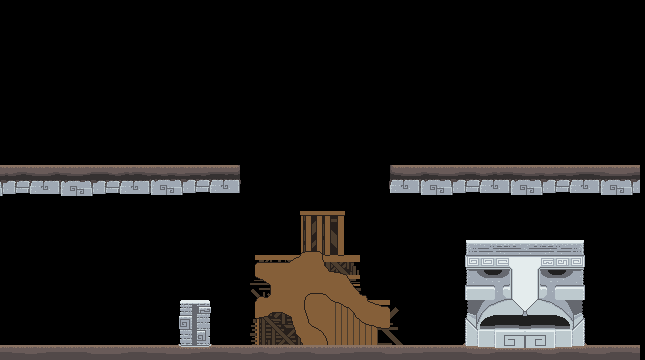

This game map was drawn from its Tiled (.tmx) file and the tilesets committed beside it. A one-line description and the full map source follow:
An orthogonal 43x24 tile map with 15x15 px tiles, 1 tile layer (plataformas), 3 tilesets and 9 objects.

<map version="1.0" tiledversion="1.1.6" orientation="orthogonal" renderorder="right-down" width="43" height="24" tilewidth="15" tileheight="15" infinite="0" nextobjectid="7">
 <tileset firstgid="1" name="collider_fase_1" tilewidth="640" tileheight="360" tilecount="1" columns="0">
  <grid orientation="orthogonal" width="1" height="1" />
  <tile id="0">
   <image width="640" height="360" source="../s_m1_tile_art.png" />
  </tile>
 </tileset>
 <tileset firstgid="2" name="fase_1_bg" tilewidth="640" tileheight="360" tilecount="1" columns="0">
  <grid orientation="orthogonal" width="1" height="1" />
  <tile id="0">
   <image width="640" height="360" source="../fase_1_bg.png" />
  </tile>
 </tileset>
 <tileset firstgid="3" name="plataformas" tilewidth="640" tileheight="360" tilecount="1" columns="1">
  <image source="../s_m1_tile_art.png" width="640" height="360" />
  <tile id="0">
   <objectgroup draworder="index">
    <object id="1" x="0.666667" y="165.667" width="239.333" height="27.6667" />
    <object id="3" x="390.333" y="165" width="249.667" height="30.3333" />
    <object id="5" x="180.333" y="300.667" width="30" height="46" />
    <object id="6" x="254" y="254.667" width="105.667" height="90.6667" />
    <object id="7" x="299.667" y="211.333" width="44.3333" height="43" />
    <object id="8" x="359.667" y="300" width="30.6667" height="45.3333" />
    <object id="9" x="465" y="239.333" width="118.667" height="108.667" />
    <object id="10" x="-1.33333" y="344" width="641.333" height="16.3333" />
   </objectgroup>
  </tile>
 </tileset>
 <group name="fase 1">
  <objectgroup name="fundo">
   <object id="6" gid="2" x="0" y="360" width="640" height="360" />
  </objectgroup>
  <layer name="plataformas" width="43" height="24">
   <data encoding="csv">
0,0,0,0,0,0,0,0,0,0,0,0,0,0,0,0,0,0,0,0,0,0,0,0,0,0,0,0,0,0,0,0,0,0,0,0,0,0,0,0,0,0,0,
0,0,0,0,0,0,0,0,0,0,0,0,0,0,0,0,0,0,0,0,0,0,0,0,0,0,0,0,0,0,0,0,0,0,0,0,0,0,0,0,0,0,0,
0,0,0,0,0,0,0,0,0,0,0,0,0,0,0,0,0,0,0,0,0,0,0,0,0,0,0,0,0,0,0,0,0,0,0,0,0,0,0,0,0,0,0,
0,0,0,0,0,0,0,0,0,0,0,0,0,0,0,0,0,0,0,0,0,0,0,0,0,0,0,0,0,0,0,0,0,0,0,0,0,0,0,0,0,0,0,
0,0,0,0,0,0,0,0,0,0,0,0,0,0,0,0,0,0,0,0,0,0,0,0,0,0,0,0,0,0,0,0,0,0,0,0,0,0,0,0,0,0,0,
0,0,0,0,0,0,0,0,0,0,0,0,0,0,0,0,0,0,0,0,0,0,0,0,0,0,0,0,0,0,0,0,0,0,0,0,0,0,0,0,0,0,0,
0,0,0,0,0,0,0,0,0,0,0,0,0,0,0,0,0,0,0,0,0,0,0,0,0,0,0,0,0,0,0,0,0,0,0,0,0,0,0,0,0,0,0,
0,0,0,0,0,0,0,0,0,0,0,0,0,0,0,0,0,0,0,0,0,0,0,0,0,0,0,0,0,0,0,0,0,0,0,0,0,0,0,0,0,0,0,
0,0,0,0,0,0,0,0,0,0,0,0,0,0,0,0,0,0,0,0,0,0,0,0,0,0,0,0,0,0,0,0,0,0,0,0,0,0,0,0,0,0,0,
0,0,0,0,0,0,0,0,0,0,0,0,0,0,0,0,0,0,0,0,0,0,0,0,0,0,0,0,0,0,0,0,0,0,0,0,0,0,0,0,0,0,0,
0,0,0,0,0,0,0,0,0,0,0,0,0,0,0,0,0,0,0,0,0,0,0,0,0,0,0,0,0,0,0,0,0,0,0,0,0,0,0,0,0,0,0,
0,0,0,0,0,0,0,0,0,0,0,0,0,0,0,0,0,0,0,0,0,0,0,0,0,0,0,0,0,0,0,0,0,0,0,0,0,0,0,0,0,0,0,
0,0,0,0,0,0,0,0,0,0,0,0,0,0,0,0,0,0,0,0,0,0,0,0,0,0,0,0,0,0,0,0,0,0,0,0,0,0,0,0,0,0,0,
0,0,0,0,0,0,0,0,0,0,0,0,0,0,0,0,0,0,0,0,0,0,0,0,0,0,0,0,0,0,0,0,0,0,0,0,0,0,0,0,0,0,0,
0,0,0,0,0,0,0,0,0,0,0,0,0,0,0,0,0,0,0,0,0,0,0,0,0,0,0,0,0,0,0,0,0,0,0,0,0,0,0,0,0,0,0,
0,0,0,0,0,0,0,0,0,0,0,0,0,0,0,0,0,0,0,0,0,0,0,0,0,0,0,0,0,0,0,0,0,0,0,0,0,0,0,0,0,0,0,
0,0,0,0,0,0,0,0,0,0,0,0,0,0,0,0,0,0,0,0,0,0,0,0,0,0,0,0,0,0,0,0,0,0,0,0,0,0,0,0,0,0,0,
0,0,0,0,0,0,0,0,0,0,0,0,0,0,0,0,0,0,0,0,0,0,0,0,0,0,0,0,0,0,0,0,0,0,0,0,0,0,0,0,0,0,0,
0,0,0,0,0,0,0,0,0,0,0,0,0,0,0,0,0,0,0,0,0,0,0,0,0,0,0,0,0,0,0,0,0,0,0,0,0,0,0,0,0,0,0,
0,0,0,0,0,0,0,0,0,0,0,0,0,0,0,0,0,0,0,0,0,0,0,0,0,0,0,0,0,0,0,0,0,0,0,0,0,0,0,0,0,0,0,
0,0,0,0,0,0,0,0,0,0,0,0,0,0,0,0,0,0,0,0,0,0,0,0,0,0,0,0,0,0,0,0,0,0,0,0,0,0,0,0,0,0,0,
0,0,0,0,0,0,0,0,0,0,0,0,0,0,0,0,0,0,0,0,0,0,0,0,0,0,0,0,0,0,0,0,0,0,0,0,0,0,0,0,0,0,0,
0,0,0,0,0,0,0,0,0,0,0,0,0,0,0,0,0,0,0,0,0,0,0,0,0,0,0,0,0,0,0,0,0,0,0,0,0,0,0,0,0,0,0,
3,0,0,0,0,0,0,0,0,0,0,0,0,0,0,0,0,0,0,0,0,0,0,0,0,0,0,0,0,0,0,0,0,0,0,0,0,0,0,0,0,0,0
</data>
  </layer>
 </group>
</map>
